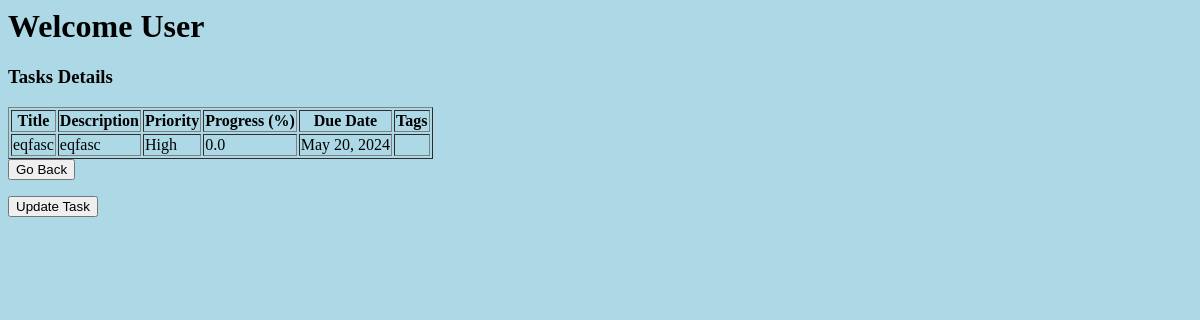
The app's page /tasks/3, older data.
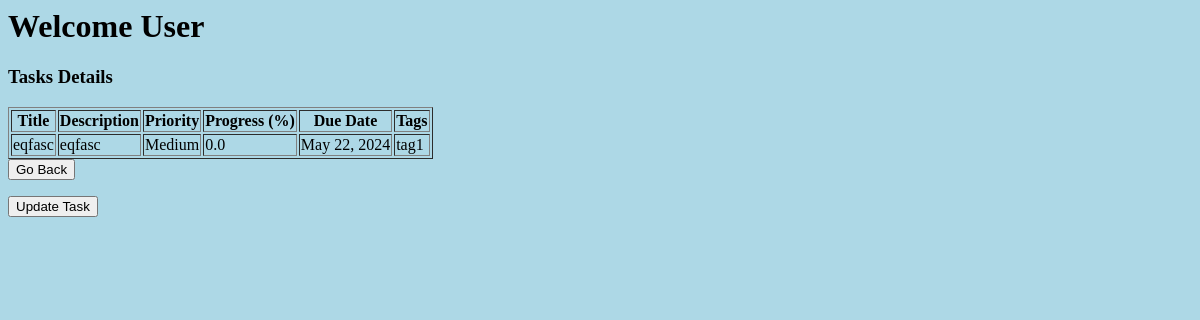
The same page, newer data.
### taskManager/models.py (models this page shows, shortened)
class Task(models.Model):
    PRIORITY_CHOICES = (
        ("High", "High"),
        ("Medium", "Medium"),
        ("Low", "Low"),
    )
    title = models.CharField(max_length=255)
    description = models.TextField()
    due_date = models.DateField(default=datetime.date.today)
    tags = models.ManyToManyField('Tag', blank=True)
    priority = models.CharField(max_length=6, choices=PRIORITY_CHOICES, default="High")
    progress = models.FloatField(default=0)
    created_at = models.DateTimeField(auto_now_add=True)
    updated_at = models.DateTimeField(auto_now=True)
    class Meta:
        ordering = ('due_date','priority','progress',)

class Tag(models.Model):
    name = models.CharField(max_length=50, unique=True)
    created_at = models.DateTimeField(auto_now_add=True)
    updated_at = models.DateTimeField(auto_now=True)

### taskManager/views.py (the view)
# urls.py: path('tasks/<int:id>', views.tasks_details, name='task_details'),
def tasks_details(request, id):
    cur_data = Task.objects.get(id=id)
    template = loader.get_template('task_details.html')
    context = {
        'data':cur_data,
    }
    return HttpResponse(template.render(context, request))

### taskManager/templates/task_details.html (shortened to what this page needs)
{% extends "main_tmpl.html" %}
{% block content %}
    <h3>Tasks Details</h3>
    <table border="1">
        <tr>
            <th>Title</th>
            <th>Description</th>
            <th>Priority</th>
            <th>Progress (%)</th>
            <th>Due Date</th>
            <th>Tags</th>
        </tr>
        <tr>
            <td>{{data.title}}</td>
            <td>{{data.description}}</td>
            <td>{{data.priority}}</td>
            <td>{{data.progress}}</td>
            <td>{{data.due_date}}</td>
            <td>
                {% for tag in data.tags.all %}
                    {{ tag.name }}
                {% endfor %}
            </td>
        </tr>
    </table>
    <form action="{% url 'display_tasks' %}">
        <button>Go Back</button>
    </form>
    <form action={% url 'update_task' id=data.id %}>
        <button>Update Task</button>
    </form>
{% endblock %}

Row changes from the older to the newer data that the page shows:
changed Task "eqfasc": priority "High" → "Medium"; due_date "May 20, 2024" → "May 22, 2024"
now on this page (row unchanged): Tag: name "tag1"
